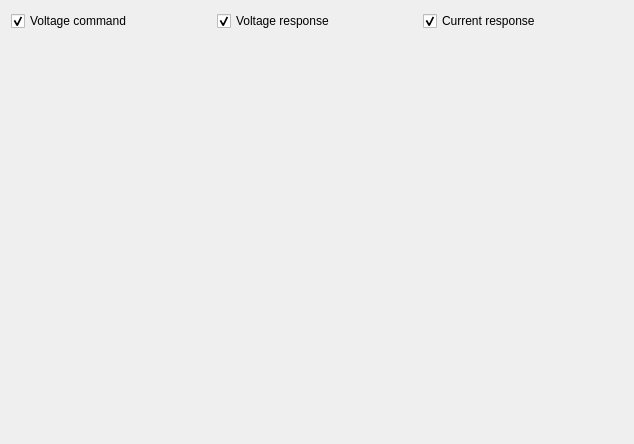
<?xml version="1.0" encoding="UTF-8"?>
<ui version="4.0">
 <class>ResponsePlotter</class>
 <widget class="QWidget" name="ResponsePlotter">
  <property name="geometry">
   <rect>
    <x>0</x>
    <y>0</y>
    <width>634</width>
    <height>444</height>
   </rect>
  </property>
  <property name="windowTitle">
   <string>Form</string>
  </property>
  <layout class="QGridLayout" name="gridLayout">
   <item row="0" column="1">
    <widget class="QCheckBox" name="Vresponse">
     <property name="text">
      <string>Voltage response</string>
     </property>
     <property name="checked">
      <bool>true</bool>
     </property>
    </widget>
   </item>
   <item row="1" column="0" colspan="3">
    <widget class="QCustomPlot" name="plot" native="true"/>
   </item>
   <item row="0" column="0">
    <widget class="QCheckBox" name="Vcmd">
     <property name="text">
      <string>Voltage command</string>
     </property>
     <property name="checked">
      <bool>true</bool>
     </property>
    </widget>
   </item>
   <item row="0" column="2">
    <widget class="QCheckBox" name="Iresponse">
     <property name="text">
      <string>Current response</string>
     </property>
     <property name="checked">
      <bool>true</bool>
     </property>
    </widget>
   </item>
  </layout>
 </widget>
 <customwidgets>
  <customwidget>
   <class>QCustomPlot</class>
   <extends>QWidget</extends>
   <header>qcustomplot.h</header>
   <container>1</container>
  </customwidget>
 </customwidgets>
 <resources/>
 <connections/>
</ui>
